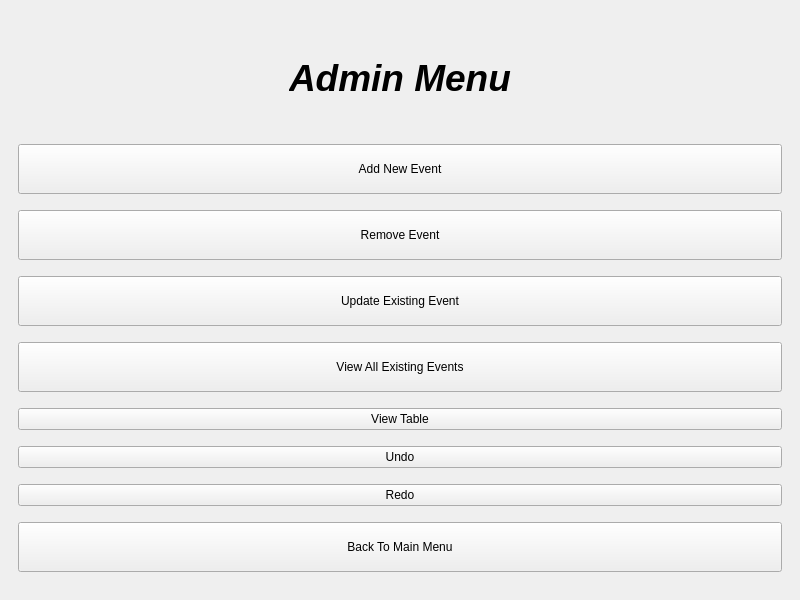
<?xml version="1.0" encoding="UTF-8"?>
<ui version="4.0">
 <class>MainWindow</class>
 <widget class="QMainWindow" name="MainWindow">
  <property name="geometry">
   <rect>
    <x>0</x>
    <y>0</y>
    <width>800</width>
    <height>600</height>
   </rect>
  </property>
  <property name="windowTitle">
   <string>MainWindow</string>
  </property>
  <widget class="QWidget" name="centralwidget">
   <layout class="QVBoxLayout" name="verticalLayout">
    <item>
     <widget class="QStackedWidget" name="stackedWidget">
      <property name="sizePolicy">
       <sizepolicy hsizetype="Preferred" vsizetype="Preferred">
        <horstretch>0</horstretch>
        <verstretch>0</verstretch>
       </sizepolicy>
      </property>
      <property name="maximumSize">
       <size>
        <width>16777215</width>
        <height>16777215</height>
       </size>
      </property>
      <property name="currentIndex">
       <number>1</number>
      </property>
      <widget class="QWidget" name="mainMenuPage">
       <layout class="QVBoxLayout" name="verticalLayout_2">
        <property name="spacing">
         <number>7</number>
        </property>
        <property name="bottomMargin">
         <number>30</number>
        </property>
        <item alignment="Qt::AlignmentFlag::AlignHCenter">
         <widget class="QLabel" name="welcomeLabel">
          <property name="font">
           <font>
            <pointsize>14</pointsize>
            <italic>true</italic>
            <bold>true</bold>
           </font>
          </property>
          <property name="text">
           <string>Welcome to Life After School App!</string>
          </property>
         </widget>
        </item>
        <item>
         <widget class="QLabel" name="menuLabel">
          <property name="font">
           <font>
            <pointsize>12</pointsize>
            <italic>true</italic>
            <bold>true</bold>
           </font>
          </property>
          <property name="text">
           <string>Main Menu</string>
          </property>
         </widget>
        </item>
        <item>
         <widget class="QPushButton" name="exitButton">
          <property name="text">
           <string>EXIT</string>
          </property>
         </widget>
        </item>
        <item>
         <widget class="QLabel" name="fileLabel">
          <property name="font">
           <font>
            <pointsize>11</pointsize>
            <bold>true</bold>
           </font>
          </property>
          <property name="text">
           <string>Choose a file type for the user's list of events:</string>
          </property>
         </widget>
        </item>
        <item>
         <widget class="QPushButton" name="CSVButton">
          <property name="text">
           <string>CSV</string>
          </property>
         </widget>
        </item>
        <item>
         <widget class="QPushButton" name="HTMLButton">
          <property name="text">
           <string>HTML</string>
          </property>
         </widget>
        </item>
        <item>
         <widget class="QLabel" name="modeLabel">
          <property name="font">
           <font>
            <pointsize>11</pointsize>
            <bold>true</bold>
           </font>
          </property>
          <property name="text">
           <string>Choose app mode:</string>
          </property>
         </widget>
        </item>
        <item>
         <widget class="QPushButton" name="adminButton">
          <property name="text">
           <string>ADMIN</string>
          </property>
         </widget>
        </item>
        <item>
         <widget class="QPushButton" name="userButton">
          <property name="text">
           <string>USER</string>
          </property>
         </widget>
        </item>
        <item>
         <widget class="QPushButton" name="chartButton">
          <property name="text">
           <string>CHART DATA</string>
          </property>
         </widget>
        </item>
       </layout>
      </widget>
      <widget class="QWidget" name="adminPage">
       <layout class="QVBoxLayout" name="verticalLayout_3">
        <item alignment="Qt::AlignmentFlag::AlignHCenter">
         <widget class="QLabel" name="adminLabel">
          <property name="maximumSize">
           <size>
            <width>16777215</width>
            <height>100</height>
           </size>
          </property>
          <property name="font">
           <font>
            <pointsize>28</pointsize>
            <italic>true</italic>
            <bold>true</bold>
           </font>
          </property>
          <property name="text">
           <string>Admin Menu</string>
          </property>
         </widget>
        </item>
        <item>
         <widget class="QPushButton" name="addButton">
          <property name="minimumSize">
           <size>
            <width>0</width>
            <height>50</height>
           </size>
          </property>
          <property name="text">
           <string>Add New Event</string>
          </property>
         </widget>
        </item>
        <item>
         <widget class="QPushButton" name="removeButton">
          <property name="minimumSize">
           <size>
            <width>0</width>
            <height>50</height>
           </size>
          </property>
          <property name="text">
           <string>Remove Event</string>
          </property>
         </widget>
        </item>
        <item>
         <widget class="QPushButton" name="updateButton">
          <property name="minimumSize">
           <size>
            <width>0</width>
            <height>50</height>
           </size>
          </property>
          <property name="text">
           <string>Update Existing Event</string>
          </property>
         </widget>
        </item>
        <item>
         <widget class="QPushButton" name="viewButton">
          <property name="sizePolicy">
           <sizepolicy hsizetype="Minimum" vsizetype="Fixed">
            <horstretch>0</horstretch>
            <verstretch>0</verstretch>
           </sizepolicy>
          </property>
          <property name="minimumSize">
           <size>
            <width>0</width>
            <height>50</height>
           </size>
          </property>
          <property name="text">
           <string>View All Existing Events</string>
          </property>
         </widget>
        </item>
        <item>
         <widget class="QPushButton" name="viewTableButton">
          <property name="text">
           <string>View Table</string>
          </property>
         </widget>
        </item>
        <item>
         <widget class="QPushButton" name="undoButton">
          <property name="text">
           <string>Undo</string>
          </property>
         </widget>
        </item>
        <item>
         <widget class="QPushButton" name="redoButton">
          <property name="text">
           <string>Redo</string>
          </property>
         </widget>
        </item>
        <item>
         <widget class="QPushButton" name="adminBackButton">
          <property name="minimumSize">
           <size>
            <width>0</width>
            <height>50</height>
           </size>
          </property>
          <property name="text">
           <string>Back To Main Menu</string>
          </property>
         </widget>
        </item>
       </layout>
      </widget>
      <widget class="QWidget" name="userPage">
       <layout class="QVBoxLayout" name="verticalLayout_4">
        <item alignment="Qt::AlignmentFlag::AlignHCenter">
         <widget class="QLabel" name="userLabel">
          <property name="maximumSize">
           <size>
            <width>16777215</width>
            <height>100</height>
           </size>
          </property>
          <property name="font">
           <font>
            <pointsize>28</pointsize>
            <italic>true</italic>
            <bold>true</bold>
           </font>
          </property>
          <property name="text">
           <string>User Menu</string>
          </property>
         </widget>
        </item>
        <item>
         <widget class="QPushButton" name="viewAllButton">
          <property name="minimumSize">
           <size>
            <width>0</width>
            <height>50</height>
           </size>
          </property>
          <property name="text">
           <string>View Events</string>
          </property>
         </widget>
        </item>
        <item>
         <widget class="QPushButton" name="userRemoveButton">
          <property name="minimumSize">
           <size>
            <width>0</width>
            <height>50</height>
           </size>
          </property>
          <property name="text">
           <string>Remove Event</string>
          </property>
         </widget>
        </item>
        <item>
         <widget class="QPushButton" name="viewUserListButton">
          <property name="minimumSize">
           <size>
            <width>0</width>
            <height>50</height>
           </size>
          </property>
          <property name="text">
           <string>See My List of Events</string>
          </property>
         </widget>
        </item>
        <item>
         <widget class="QPushButton" name="openListButton">
          <property name="minimumSize">
           <size>
            <width>0</width>
            <height>50</height>
           </size>
          </property>
          <property name="maximumSize">
           <size>
            <width>16777215</width>
            <height>16777215</height>
           </size>
          </property>
          <property name="text">
           <string>Open List</string>
          </property>
         </widget>
        </item>
        <item>
         <widget class="QPushButton" name="userBackButton">
          <property name="minimumSize">
           <size>
            <width>0</width>
            <height>50</height>
           </size>
          </property>
          <property name="text">
           <string>Back To Main Menu</string>
          </property>
         </widget>
        </item>
       </layout>
      </widget>
      <widget class="QWidget" name="adminAddPage">
       <layout class="QVBoxLayout" name="verticalLayout_5">
        <item>
         <widget class="QLabel" name="AddTitleLabel">
          <property name="font">
           <font>
            <pointsize>28</pointsize>
            <italic>true</italic>
            <bold>true</bold>
           </font>
          </property>
          <property name="text">
           <string>Add Event</string>
          </property>
         </widget>
        </item>
        <item>
         <widget class="QLabel" name="titleLabel">
          <property name="text">
           <string>Enter Title:</string>
          </property>
         </widget>
        </item>
        <item>
         <widget class="QLineEdit" name="titleBox"/>
        </item>
        <item>
         <widget class="QLabel" name="descriptionLabel">
          <property name="text">
           <string>Enter Description:</string>
          </property>
         </widget>
        </item>
        <item>
         <widget class="QLineEdit" name="descriptionBox"/>
        </item>
        <item>
         <widget class="QLabel" name="dateTimeLabel">
          <property name="text">
           <string>Enter the Date and the Time of the Event:</string>
          </property>
         </widget>
        </item>
        <item>
         <widget class="QDateTimeEdit" name="dateTimeBox"/>
        </item>
        <item>
         <widget class="QLabel" name="peopleLabel">
          <property name="text">
           <string>Enter the number of people:</string>
          </property>
         </widget>
        </item>
        <item>
         <widget class="QSpinBox" name="peopleBox">
          <property name="maximum">
           <number>10000</number>
          </property>
         </widget>
        </item>
        <item>
         <widget class="QLabel" name="linkLabel">
          <property name="text">
           <string>Enter link of the Event:</string>
          </property>
         </widget>
        </item>
        <item>
         <widget class="QLineEdit" name="linkBox"/>
        </item>
        <item alignment="Qt::AlignmentFlag::AlignRight">
         <widget class="QPushButton" name="submitAddButton">
          <property name="text">
           <string>ADD</string>
          </property>
         </widget>
        </item>
       </layout>
      </widget>
      <widget class="QWidget" name="adminRemovePage">
       <layout class="QVBoxLayout" name="verticalLayout_6">
        <item>
         <widget class="QLabel" name="removeTitleLabel">
          <property name="maximumSize">
           <size>
            <width>16777215</width>
            <height>100</height>
           </size>
          </property>
          <property name="font">
           <font>
            <pointsize>28</pointsize>
            <italic>true</italic>
            <bold>true</bold>
           </font>
          </property>
          <property name="text">
           <string>Remove Event</string>
          </property>
         </widget>
        </item>
        <item>
         <widget class="QLabel" name="removeLabel">
          <property name="maximumSize">
           <size>
            <width>16777215</width>
            <height>50</height>
           </size>
          </property>
          <property name="text">
           <string>Enter title of the event you want to remove:</string>
          </property>
         </widget>
        </item>
        <item>
         <widget class="QLineEdit" name="titleToRemoveBox"/>
        </item>
        <item alignment="Qt::AlignmentFlag::AlignRight">
         <widget class="QPushButton" name="submitRemoveButton">
          <property name="text">
           <string>REMOVE</string>
          </property>
         </widget>
        </item>
       </layout>
      </widget>
      <widget class="QWidget" name="adminUpdatePage">
       <layout class="QVBoxLayout" name="verticalLayout_7">
        <item>
         <widget class="QLabel" name="updateTitleLabel">
          <property name="maximumSize">
           <size>
            <width>16777215</width>
            <height>100</height>
           </size>
          </property>
          <property name="font">
           <font>
            <pointsize>28</pointsize>
            <italic>true</italic>
            <bold>true</bold>
           </font>
          </property>
          <property name="text">
           <string>Update Event</string>
          </property>
         </widget>
        </item>
        <item>
         <widget class="QLabel" name="up_titleLabel">
          <property name="maximumSize">
           <size>
            <width>16777215</width>
            <height>50</height>
           </size>
          </property>
          <property name="text">
           <string>Enter title of the Event you want to update:</string>
          </property>
         </widget>
        </item>
        <item>
         <widget class="QLineEdit" name="up_titleBox"/>
        </item>
        <item>
         <widget class="QLabel" name="up_emptyLabel">
          <property name="text">
           <string>(Leave empty the fields you don't want to update)</string>
          </property>
         </widget>
        </item>
        <item>
         <widget class="QLabel" name="up_descriptionLabel">
          <property name="text">
           <string>New Description:</string>
          </property>
         </widget>
        </item>
        <item>
         <widget class="QLineEdit" name="up_descriptionBox"/>
        </item>
        <item>
         <widget class="QLabel" name="up_dateLabel">
          <property name="text">
           <string>New Date:</string>
          </property>
         </widget>
        </item>
        <item>
         <widget class="QDateEdit" name="up_dateBox"/>
        </item>
        <item>
         <widget class="QLabel" name="up_timeLabel">
          <property name="text">
           <string>New Time:</string>
          </property>
         </widget>
        </item>
        <item>
         <widget class="QTimeEdit" name="up_timeBox"/>
        </item>
        <item>
         <widget class="QLabel" name="up_peopleLabel">
          <property name="text">
           <string>New number of people:</string>
          </property>
         </widget>
        </item>
        <item>
         <widget class="QSpinBox" name="up_peopleBox">
          <property name="maximum">
           <number>5000</number>
          </property>
         </widget>
        </item>
        <item>
         <widget class="QLabel" name="up_linkLabel">
          <property name="text">
           <string>New Link:</string>
          </property>
         </widget>
        </item>
        <item>
         <widget class="QLineEdit" name="up_linkBox"/>
        </item>
        <item alignment="Qt::AlignmentFlag::AlignRight">
         <widget class="QPushButton" name="submitUpdateButton">
          <property name="text">
           <string>UPDATE</string>
          </property>
         </widget>
        </item>
       </layout>
      </widget>
      <widget class="QWidget" name="adminViewPage">
       <layout class="QVBoxLayout" name="verticalLayout_8">
        <item alignment="Qt::AlignmentFlag::AlignHCenter">
         <widget class="QLabel" name="viewTitleLabel">
          <property name="maximumSize">
           <size>
            <width>16777215</width>
            <height>100</height>
           </size>
          </property>
          <property name="font">
           <font>
            <pointsize>28</pointsize>
            <italic>true</italic>
            <bold>true</bold>
           </font>
          </property>
          <property name="text">
           <string>View all Events</string>
          </property>
         </widget>
        </item>
        <item>
         <widget class="QTableWidget" name="viewTable">
          <property name="sizeAdjustPolicy">
           <enum>QAbstractScrollArea::SizeAdjustPolicy::AdjustIgnored</enum>
          </property>
          <property name="columnCount">
           <number>6</number>
          </property>
          <column/>
          <column/>
          <column/>
          <column/>
          <column/>
          <column/>
         </widget>
        </item>
        <item alignment="Qt::AlignmentFlag::AlignRight">
         <widget class="QPushButton" name="adminViewBackButton">
          <property name="text">
           <string>Back</string>
          </property>
         </widget>
        </item>
       </layout>
      </widget>
      <widget class="QWidget" name="userViewPage">
       <layout class="QVBoxLayout" name="verticalLayout_9">
        <item>
         <widget class="QLabel" name="userViewPageTitle">
          <property name="maximumSize">
           <size>
            <width>16777215</width>
            <height>50</height>
           </size>
          </property>
          <property name="font">
           <font>
            <pointsize>28</pointsize>
            <italic>true</italic>
            <bold>true</bold>
           </font>
          </property>
          <property name="text">
           <string>View Events</string>
          </property>
         </widget>
        </item>
        <item>
         <widget class="QLabel" name="enterMonthLabel">
          <property name="maximumSize">
           <size>
            <width>16777215</width>
            <height>30</height>
           </size>
          </property>
          <property name="text">
           <string>View events only for a specific month (leave empty if you want to see all):</string>
          </property>
         </widget>
        </item>
        <item>
         <widget class="QSpinBox" name="monthBox">
          <property name="minimum">
           <number>0</number>
          </property>
          <property name="maximum">
           <number>12</number>
          </property>
          <property name="value">
           <number>0</number>
          </property>
         </widget>
        </item>
        <item alignment="Qt::AlignmentFlag::AlignRight">
         <widget class="QPushButton" name="submitMonthButton">
          <property name="text">
           <string>ENTER</string>
          </property>
         </widget>
        </item>
        <item>
         <widget class="QTableWidget" name="userViewTable">
          <property name="maximumSize">
           <size>
            <width>16777215</width>
            <height>70</height>
           </size>
          </property>
          <property name="horizontalScrollBarPolicy">
           <enum>Qt::ScrollBarPolicy::ScrollBarAlwaysOff</enum>
          </property>
          <property name="sizeAdjustPolicy">
           <enum>QAbstractScrollArea::SizeAdjustPolicy::AdjustToContents</enum>
          </property>
          <property name="autoScroll">
           <bool>true</bool>
          </property>
          <property name="rowCount">
           <number>1</number>
          </property>
          <property name="columnCount">
           <number>6</number>
          </property>
          <attribute name="verticalHeaderHighlightSections">
           <bool>true</bool>
          </attribute>
          <row/>
          <column/>
          <column/>
          <column/>
          <column/>
          <column/>
          <column/>
         </widget>
        </item>
        <item>
         <widget class="QLabel" name="userIfAddLabel">
          <property name="maximumSize">
           <size>
            <width>16777215</width>
            <height>50</height>
           </size>
          </property>
          <property name="text">
           <string>Do you want to add this event to your list?</string>
          </property>
         </widget>
        </item>
        <item alignment="Qt::AlignmentFlag::AlignVCenter">
         <widget class="QPushButton" name="userAddButton">
          <property name="maximumSize">
           <size>
            <width>16777215</width>
            <height>100</height>
           </size>
          </property>
          <property name="text">
           <string>YES</string>
          </property>
         </widget>
        </item>
        <item>
         <widget class="QLabel" name="label_3">
          <property name="text">
           <string>Go to another event:</string>
          </property>
         </widget>
        </item>
        <item>
         <widget class="QPushButton" name="previousEventButton">
          <property name="text">
           <string>PREVIOUS</string>
          </property>
         </widget>
        </item>
        <item>
         <widget class="QPushButton" name="nextEventButton">
          <property name="text">
           <string>NEXT</string>
          </property>
         </widget>
        </item>
        <item alignment="Qt::AlignmentFlag::AlignRight">
         <widget class="QPushButton" name="userViewBackButton">
          <property name="text">
           <string>BACK TO MENU</string>
          </property>
         </widget>
        </item>
       </layout>
      </widget>
      <widget class="QWidget" name="userRemovePage">
       <layout class="QVBoxLayout" name="verticalLayout_10">
        <item alignment="Qt::AlignmentFlag::AlignHCenter">
         <widget class="QLabel" name="userRemovePageTitle">
          <property name="maximumSize">
           <size>
            <width>16777215</width>
            <height>100</height>
           </size>
          </property>
          <property name="font">
           <font>
            <pointsize>28</pointsize>
            <italic>true</italic>
            <bold>true</bold>
           </font>
          </property>
          <property name="text">
           <string>Remove Event</string>
          </property>
         </widget>
        </item>
        <item>
         <widget class="QLabel" name="enterTitleLabel">
          <property name="maximumSize">
           <size>
            <width>16777209</width>
            <height>50</height>
           </size>
          </property>
          <property name="font">
           <font>
            <pointsize>14</pointsize>
            <italic>false</italic>
           </font>
          </property>
          <property name="text">
           <string>Enter title to remove:</string>
          </property>
         </widget>
        </item>
        <item>
         <widget class="QLineEdit" name="userTitleToRemoveBox"/>
        </item>
        <item alignment="Qt::AlignmentFlag::AlignRight">
         <widget class="QPushButton" name="userSubmitRemoveButton">
          <property name="text">
           <string>REMOVE</string>
          </property>
         </widget>
        </item>
       </layout>
      </widget>
      <widget class="QWidget" name="userViewMyListPage">
       <layout class="QVBoxLayout" name="verticalLayout_11">
        <item alignment="Qt::AlignmentFlag::AlignHCenter">
         <widget class="QLabel" name="viewMyListTitle">
          <property name="maximumSize">
           <size>
            <width>16777215</width>
            <height>80</height>
           </size>
          </property>
          <property name="font">
           <font>
            <pointsize>28</pointsize>
            <italic>true</italic>
            <bold>true</bold>
           </font>
          </property>
          <property name="text">
           <string>View My List of Events</string>
          </property>
         </widget>
        </item>
        <item>
         <widget class="QTableWidget" name="userListTable">
          <property name="columnCount">
           <number>6</number>
          </property>
          <column/>
          <column/>
          <column/>
          <column/>
          <column/>
          <column/>
         </widget>
        </item>
        <item alignment="Qt::AlignmentFlag::AlignRight">
         <widget class="QPushButton" name="userListBackButton">
          <property name="text">
           <string>BACK</string>
          </property>
         </widget>
        </item>
       </layout>
      </widget>
      <widget class="QWidget" name="chartPage">
       <widget class="ChartWidget" name="chartWidget" native="true">
        <property name="geometry">
         <rect>
          <x>20</x>
          <y>20</y>
          <width>650</width>
          <height>500</height>
         </rect>
        </property>
        <property name="sizePolicy">
         <sizepolicy hsizetype="Fixed" vsizetype="Fixed">
          <horstretch>0</horstretch>
          <verstretch>0</verstretch>
         </sizepolicy>
        </property>
        <property name="minimumSize">
         <size>
          <width>500</width>
          <height>500</height>
         </size>
        </property>
       </widget>
       <widget class="QPushButton" name="chartBackButton">
        <property name="geometry">
         <rect>
          <x>640</x>
          <y>530</y>
          <width>83</width>
          <height>29</height>
         </rect>
        </property>
        <property name="text">
         <string>BACK</string>
        </property>
       </widget>
      </widget>
     </widget>
    </item>
   </layout>
  </widget>
 </widget>
 <customwidgets>
  <customwidget>
   <class>ChartWidget</class>
   <extends>QWidget</extends>
   <header>chartwidget.h</header>
   <container>1</container>
  </customwidget>
 </customwidgets>
 <resources/>
 <connections/>
</ui>
